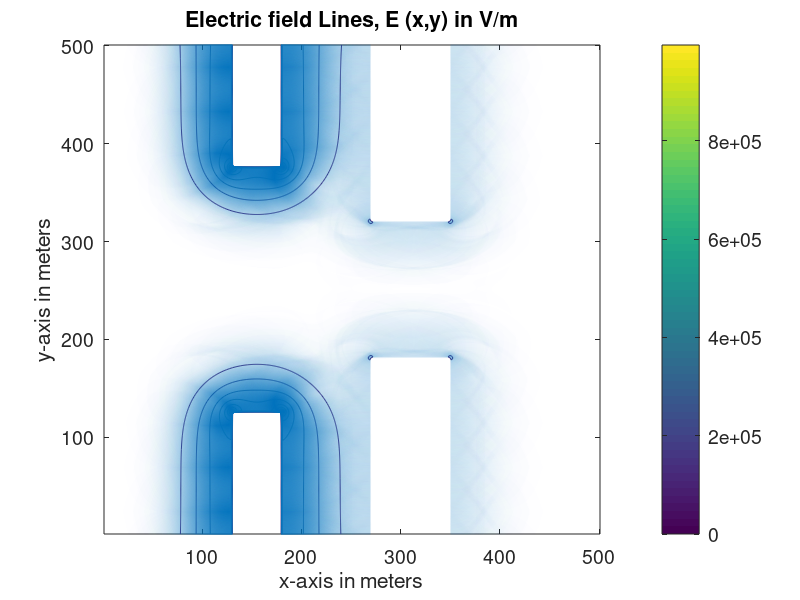

The MATLAB source for this figure:
clc 
clear 
close all

%-------------------------------------------------------------------------%
%                         INITIALIZATION    
%-------------------------------------------------------------------------%
% E = Total electric field matrix using Poisson's equation
% V = Potential matrix
% Nx = Number of grid points in X- direction
% Ny = Number of grid points in Y-Direction
%-------------------------------------------------------------------------%

qi = 1;
e_charge = 1.602e-19;
eps = 8.854*(10^-12);
m_Xe = 2.1801714e-25; %kg

V = csvread('Voltage_mat510_5_2p8.csv');

size = 5*10e-3/(length(V)-1); % this variable is needed for interpolation, it is the grid size (e.g. 0.1 m)

Nx = length(V);
Ny = length(V);

mpx = ceil(Nx/2); % Mid-point of x
mpy = ceil(Ny/2); % Mid point of y

A = gradient(V);
[Ex,Ey] = gradient(V);
Ex = -Ex/size;
Ey = -Ey/size;


% Electric field Magnitude
E = sqrt(Ex.^2+Ey.^2)
 
x = (1:Nx);
y = (1:Ny);

% Contour Display for electric potential
% figure(1)
% contour_range_V = -201:0.5:1505;
% contour(x,y,V,contour_range_V,'linewidth',0.05);
% axis([min(x) max(x) min(y) max(y)]);
% colorbar('location','eastoutside','fontsize',10);
% xlabel('x-axis in meters','fontsize',10);
% ylabel('y-axis in meters','fontsize',10);
% title('Electric Potential distribution, V(x,y) in volts','fontsize',10);
% h1=gca;
% set(h1,'fontsize',10);
% fh1 = figure(1);
% set(fh1, 'color', 'white')

% Quiver Display for electric field Lines
figure(2)
contour(x,y,E,'linewidth',0.5);
hold on, quiver(x,y,-Ex,-Ey,2)
title('Electric field Lines, E (x,y) in V/m','fontsize',14);
axis([min(x) max(x) min(y) max(y)]);
colorbar('location','eastoutside','fontsize',14);
xlabel('x-axis in meters','fontsize',14);
ylabel('y-axis in meters','fontsize',14);
h3=gca;
set(h3,'fontsize',14);
fh3 = figure(2);
set(fh3, 'color', 'white')


%-------------------------------------------------------------------------%
% Positon Simulation
%-------------------------------------------------------------------------%


del_t = 0.151; % seconds
Nj = 5;  % Number of iterations for the position sim

acc_x = zeros(1,Nj+1);
acc_y = zeros(1,Nj+1);
Ext= zeros(1,Nj+1);
Eyt = zeros(1,Nj+1);
vel_x =  zeros(1,Nj+1);
vel_y =  zeros(1,Nj+1);
t = zeros(1,Nj+1);

Pos_x = zeros(1,Nj);
Pos_y = zeros(1,Nj);
Pos_x(1,1) = 122;
Pos_y(1,1) = 344;
min_p = 0.5*10e-3; %m
max_p = 1*10e-3; %m
Vl_x = 0 * 10e-9;  
Vl_y = 0 * 10e-9;
disp_x = zeros(1,Nj);
disp_y = zeros(1,Nj);
xt_ceil = zeros(1,Nj);
yt_ceil = zeros(1,Nj);
xt_floor = zeros(1,Nj);
yt_floor = zeros(1,Nj);

for z = 1:Nj    % Number of iterations
   Pos_x(1,z)
   Pos_y(1,z)
   
   Ex_arrayy = [E(Pos_x(1,z)+1,Pos_y(1,z)+1) E(Pos_x(1,z)+1,Pos_y(1,z)) E(Pos_x(1,z)+1,Pos_y(1,z)-1) E(Pos_x(1,z),Pos_y(1,z)+1)...
       E(Pos_x(1,z),Pos_y(1,z)-1) E(Pos_x(1,z)-1,Pos_y(1,z)+1) E(Pos_x(1,z)-1,Pos_y(1,z)) E(Pos_x(1,z)-1,Pos_y(1,z)-1)] 
   [Ext(1,z), ind_ex] = min(Ex_arrayy);
   if ind_ex == 1
       Pos_x(1, z+1) = Pos_x(1,z)+1;
       Pos_y(1, z+1) = Pos_y(1,z)+1;
   elseif ind_ex == 2
       Pos_x(1, z+1) = Pos_x(1,z)+1;
       Pos_y(1, z+1) = Pos_y(1,z);
    elseif ind_ex == 3
       Pos_x(1, z+1) = Pos_x(1,z)+1;
       Pos_y(1, z+1) = Pos_y(1,z)-1;
   elseif ind_ex ==4
       Pos_x(1, z+1) = Pos_x(1,z);
       Pos_y(1, z+1) = Pos_y(1,z)+1;
   elseif ind_ex ==5
       Pos_x(1, z+1) = Pos_x(1,z);
       Pos_y(1, z+1) = Pos_y(1,z)-1;
   elseif ind_ex ==6
       Pos_x(1, z+1) = Pos_x(1,z)-1;
       Pos_y(1, z+1) = Pos_y(1,z)+1;
   elseif ind_ex ==7
       Pos_x(1, z+1) = Pos_x(1,z)-1;
       Pos_y(1, z+1) = Pos_y(1,z);
   else
       Pos_x(1, z+1) = Pos_x(1,z)-1;
       Pos_y(1, z+1) = Pos_y(1,z)-1;
   end 
   
   
%       Ey_arrayy = [Ey(Pos_x(1,z)+1,Pos_y(1,z)+1) Ey(Pos_x(1,z)+1,Pos_y(1,z)) Ey(Pos_x(1,z)+1,Pos_y(1,z)-1) Ey(Pos_x(1,z),Pos_y(1,z)+1)...
%        Ey(Pos_x(1,z),Pos_y(1,z)-1) Ey(Pos_x(1,z)-1,Pos_y(1,z)+1) Ey(Pos_x(1,z)-1,Pos_y(1,z)) Ey(Pos_x(1,z)-1,Pos_y(1,z)-1)]; 
%    [Eyt(1,z), ind_ex] = min(Ey_arrayy);
%    if ind_ex == 1
% %        Pos_x(1, z+1) = Pos_x(1,z)+1;
%        Pos_y(1, z+1) = Pos_y(1,z)+1;
%    elseif ind_ex == 2
% %        Pos_x(1, z+1) = Pos_x(1,z)+1;
%        Pos_y(1, z+1) = Pos_y(1,z);
%     elseif ind_ex == 3
% %        Pos_x(1, z+1) = Pos_x(1,z)+1;
%        Pos_y(1, z+1) = Pos_y(1,z)-1;
%    elseif ind_ex ==4
% %        Pos_x(1, z+1) = Pos_x(1,z);
%        Pos_y(1, z+1) = Pos_y(1,z)+1;
%    elseif ind_ex ==5
% %        Pos_x(1, z+1) = Pos_x(1,z);
%        Pos_y(1, z+1) = Pos_y(1,z)-1;
%    elseif ind_ex ==6
% %        Pos_x(1, z+1) = Pos_x(1,z)-1;
%        Pos_y(1, z+1) = Pos_y(1,z)+1;
%    elseif ind_ex ==7
% %        Pos_x(1, z+1) = Pos_x(1,z)-1;
%        Pos_y(1, z+1) = Pos_y(1,z);
%    else
% %        Pos_x(1, z+1) = Pos_x(1,z)-1;
%        Pos_y(1, z+1) = Pos_y(1,z)-1;
%    end 
%        
%    Fx = Ext(1,z) * qi * e_charge;
%    
%    Ey_array = [Ey(xt_floor(1,z),yt_floor(1,z)) Ey(xt_ceil(1,z),yt_floor(1,z)) Ey(xt_floor(1,z),yt_ceil(1,z)) Ey(xt_ceil(1,z),yt_ceil(1,z))];
%    Eyt(1,z) = min(Ey_array);
%    
% %    Eyt(1,z) = Ey(xt_floor(1,z),yt_floor(1,z))+((Ey(xt_ceil(1,z),yt_ceil(1,z))-Ey(xt_floor(1,z),yt_floor(1,z)))/size)*(Pos_y(1,z)-yt_floor(1,z));
% %    eeyy = Eyt(1,z);
% %       if V(xt_floor(1,z),yt_floor(1,z)) > 0
% %        Eyt(1,z) = -Eyt(1,z);
% %       end
%    Fy = Eyt(1,z) * qi * e_charge;
%     
%     acc_x(1,z) = (Fx./m_Xe); %m/s^2
%     acc_y(1,z) = (Fy./m_Xe); %m/s^2
%     vel_x(1,z) = Vl_x + (acc_x(1,z) * del_t);
%     vel_y(1,z) = Vl_y + (acc_x(1,z) * del_t);
%     disp_x(1,z) = (vel_x(1,z+1) + (acc_x(1,z)*(del_t)))*del_t;
%     disp_y(1,z) = (vel_y(1,z+1) + (acc_y(1,z)*(del_t)))*del_t; 
%   
%         if abs(sqrt((disp_x(1,z))^2 + (disp_y(1,z))^2)) < min_p
%             del_t = 1.02 * del_t;
%              t(z) = t(z)+del_t;
%              Pos_x(1,z+1) = Pos_x(1,z);
%              Pos_y(1,z+1) = Pos_y(1,z);
%         
%         elseif abs(sqrt((disp_x(1,z))^2 + (disp_y(1,z))^2)) > max_p
%             del_t = 0.98 * del_t;
%              t(z) = t(z)+del_t;
%              Pos_x(1,z+1) = Pos_x(1,z);
%              Pos_y(1,z+1) = Pos_y(1,z);
% 
%         else
%              Vl_x = vel_x(1,z);
%              Vl_y = vel_y(1,z);
%              t(z) = t(z)+del_t;
%              Pos_x(1,z+1) = Pos_x(1,z) +  disp_x(1,z);
%              psx = Pos_x(1,z+1);
%              Pos_y(1,z+1) = Pos_y(1,z) +  disp_y(1,z);
%              psy = Pos_y(1,z+1);
%         end
end
